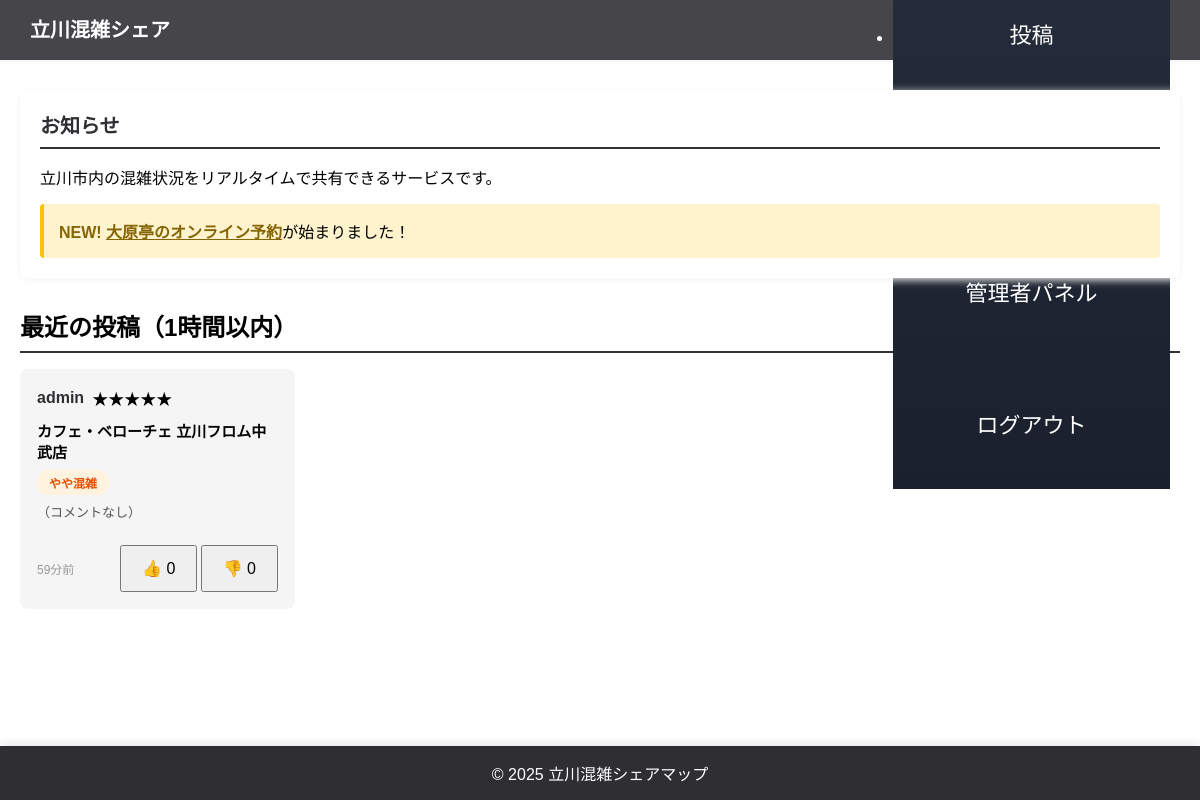
The page /topics (signed in) on the database its author committed.
### apps/main_app/models.py (models this page shows, shortened)
class Post(db.Model):
    __tablename__ = 'posts'
    id = db.Column(db.Integer, primary_key=True)
    user_name = db.Column(db.String(100), nullable=False)
    shop_name = db.Column(db.String(200), nullable=False)
    crowd_level = db.Column(db.String(100), nullable=False)
    comment = db.Column(db.Text)
    timestamp = db.Column(db.String(100), nullable=False)

### apps/topics_page/topics_routes.py (the view)
@topics_bp.route("/topics")
def topics_page():
    from apps.post_page.post_db import get_all_posts, get_post_ratings, get_user_average_rating
    from apps.config import SHOP_LIST, SHOP_DETAILS
    sort_by = request.args.get('sort', 'new')
    all_posts = get_all_posts()
    one_hour_ago = datetime.now() - timedelta(hours=1)
    recent_posts_list = []
    for post in all_posts:
        post_id = post[0]
        user_name = post[1]
        shop_name = post[2]
        crowd_level = post[3]
        comment = post[4]
        timestamp = post[5]
        try:
            dt = datetime.fromisoformat(timestamp)
            if dt < one_hour_ago:
                continue
            helpful, not_helpful = get_post_ratings(post_id)
            diff = datetime.now() - dt
            seconds = diff.total_seconds()
            user_avg = get_user_average_rating(user_name)
            user_rating = None
            if current_user.is_authenticated:
                from apps.post_page.post_db import get_user_rating
                user_rating = get_user_rating(post_id, current_user.username)
            if seconds < 60:
                time_ago = f"{int(seconds)}秒前"
            elif seconds < 3600:
                time_ago = f"{int(seconds // 60)}分前"
            elif seconds < 86400:
                time_ago = f"{int(seconds // 3600)}時間前"
            else:
                time_ago = f"{int(seconds // 86400)}日前"
            recent_posts_list.append({
                "id": post_id,
                "user_name": user_name,
                "shop_name": shop_name,
                "crowd_level": crowd_level,
                "comment": comment,
                "timestamp": dt,
                "time_ago": time_ago,
                "helpful_count": helpful,
                "not_helpful_count": not_helpful,
                "user_avg_rating": user_avg,
                "user_rated": user_rating
            })
        except Exception as e:
            print(f"投稿処理エラー: {e}")
            continue
    if sort_by == 'new':
        recent_posts_list.sort(key=lambda x: x['timestamp'], reverse=True)
    elif sort_by == 'old':
        recent_posts_list.sort(key=lambda x: x['timestamp'])
    elif sort_by == 'rating':
        recent_posts_list.sort(key=lambda x: x['helpful_count'], reverse=True)
    else:
        recent_posts_list.sort(key=lambda x: x['timestamp'], reverse=True)
    print(f"[デバッグ] 取得した投稿数: {len(recent_posts_list)}")
    shops_with_details = []
    for shop in SHOP_LIST:
        shop_name = shop['name']
        shop_info = {
            'name': shop_name,
            'category': SHOP_DETAILS.get(shop_name, {}).get('category', '未分類'),
            'description': SHOP_DETAILS.get(shop_name, {}).get('description', ''),
            'signature': SHOP_DETAILS.get(shop_name, {}).get('signature', ''),
            'url': shop.get('url', '')
        }
        shops_with_details.append(shop_info)
    return render_template("topics.html",
                         recent_posts=recent_posts_list,
                         sort_by=sort_by,
                         shops=shops_with_details)

### apps/main_app/app.py (called while the page is built)
@login_manager.user_loader
def load_user(user_id):
    return User.query.get(int(user_id))

### apps/post_page/post_db.py (called while the page is built)
def get_all_posts():
    conn = sqlite3.connect(DB_PATH)
    c = conn.cursor()
    c.execute('SELECT * FROM posts ORDER BY id DESC')
    posts = c.fetchall()
    conn.close()
    return posts

def get_post_ratings(post_id):
    conn = sqlite3.connect(DB_PATH)
    c = conn.cursor()
    c.execute('SELECT COUNT(*) FROM ratings WHERE post_id = ? AND rating_type = ?',
              (post_id, 'helpful'))
    helpful = c.fetchone()[0]
    c.execute('SELECT COUNT(*) FROM ratings WHERE post_id = ? AND rating_type = ?',
              (post_id, 'not_helpful'))
    not_helpful = c.fetchone()[0]
    conn.close()
    return helpful, not_helpful

def get_user_rating(post_id, user_name):
    conn = sqlite3.connect(DB_PATH)
    c = conn.cursor()
    c.execute('SELECT rating_type FROM ratings WHERE post_id = ? AND user_name = ?', (post_id, user_name))
    result = c.fetchone()
    conn.close()
    if result:
        return 1 if result[0] == 'helpful' else 0
    return None

def get_user_average_rating(username):
    conn = sqlite3.connect(DB_PATH)
    c = conn.cursor()
    c.execute('SELECT id FROM posts WHERE user_name = ?', (username,))
    post_ids = [row[0] for row in c.fetchall()]
    if not post_ids:
        conn.close()
        return None
    placeholders = ','.join('?' * len(post_ids))
    c.execute(f'SELECT rating_type FROM ratings WHERE post_id IN ({placeholders})', post_ids)
    ratings = c.fetchall()
    conn.close()
    if not ratings:
        return None
    helpful_count = sum(1 for r in ratings if r[0] == 'helpful')
    total_count = len(ratings)
    return int((helpful_count / total_count) * 100)

### apps/topics_page/templates/topics.html (shortened to what this page needs)
<!DOCTYPE html>
<html lang="ja">
<head>
  <link rel="stylesheet" href="{{ url_for('static', filename='style.css') }}">
</head>
<body>
  <header>
    <div class="app_name">
      <h1>立川混雑シェア</h1>
    </div>
    <div class="menu-outer01">
      <ul class="sample_menu_list01">
        {% if current_user.is_authenticated %}
          <li><a href="{{ url_for('post.post_page') }}">投稿</a></li>
          <li class="user-info">
            <a href="{{ url_for('main.user_page', username=current_user.username) }}" class="user-link">
            </a>
          </li>
          {% if current_user.is_admin %}
            <li><a href="{{ url_for('main.admin_panel') }}">管理者パネル</a></li>
          {% endif %}
          <li><a href="{{ url_for('main.logout') }}">ログアウト</a></li>
        {% else %}
          <li><a href="{{ url_for('main.login') }}">ログイン</a></li>
          <li><a href="{{ url_for('main.register') }}">新規登録</a></li>
        {% endif %}
      </ul>
    </div>
  </header>
  <div class="container">
    <div class="notice-section">
      <h2>お知らせ</h2>
      <p>立川市内の混雑状況をリアルタイムで共有できるサービスです。</p>
      <div style="margin-top: 15px; padding: 15px; background-color: #fff3cd; border-left: 4px solid #ffc107; border-radius: 4px;">
        <strong style="color: #856404;">NEW!</strong>
        <a href="{{ url_for('main.oharatei') }}#reserve" style="color: #856404; font-weight: 600; text-decoration: underline;">大原亭のオンライン予約</a>が始まりました！
      </div>
    </div>
    <div class="topics-section">
      <h2>最近の投稿（1時間以内）</h2>
      {% if recent_posts %}
        <div class="posts-grid">
          {% for post in recent_posts %}
            <div class="post-card" id="post-{{ post.id }}">
              <div class="post-card-header">
                <a href="{{ url_for('main.user_page', username=post.user_name) }}" class="username-link">
                  <strong>{{ post.user_name }}</strong>
                </a>
                {% if post.user_avg_rating is not none %}
                  <span class="user-rating-small">
                    {% set stars = ((post.user_avg_rating / 100 * 5) | round | int) %}
                    {% for i in range(stars) %}★{% endfor %}{% for i in range(5 - stars) %}☆{% endfor %}
                  </span>
                {% endif %}
              </div>
              <div class="post-card-body">
                <div class="shop-name">{{ post.shop_name }}</div>
                <div class="crowd-status status-{{ post.crowd_level }}">{{ post.crowd_level }}</div>
                <div class="post-comment">{{ post.comment }}</div>
              </div>
              <div class="post-card-footer">
                <span class="post-time">{{ post.time_ago }}</span>
                <div class="post-ratings">
                  {% if current_user.is_authenticated %}
                    <button
                      class="rating-btn helpful-btn {% if post.user_rated == 'helpful' %}active{% endif %}"
                      data-post-id="{{ post.id }}"
                      data-rating="1"
                      {% if post.user_rated is not none %}disabled{% endif %}>
                      👍 <span class="count">{{ post.helpful_count }}</span>
                    </button>
                    <button
                      class="rating-btn not-helpful-btn {% if post.user_rated == 'not_helpful' %}active{% endif %}"
                      data-post-id="{{ post.id }}"
                      data-rating="0"
                      {% if post.user_rated is not none %}disabled{% endif %}>
                      👎 <span class="count">{{ post.not_helpful_count }}</span>
                    </button>
                  {% else %}
                    <span class="post-ratings-mini">
                      👍 {{ post.helpful_count }} 👎 {{ post.not_helpful_count }}
                    </span>
                  {% endif %}
                </div>
              </div>
            </div>
          {% endfor %}
        </div>
      {% else %}
        <p class="no-posts-message">1時間以内の投稿がありません。ログインして最新の混雑情報を投稿してみましょう！</p>
      {% endif %}
    </div>
  </div>
  <footer>
    <p>© 2025 立川混雑シェアマップ</p>
  </footer>
</body>
</html>

### apps/top_page/static/style.css (style rules this page uses)
* { margin: 0; padding: 0; box-sizing: border-box; }
body { font-family: "Noto Sans JP", "Hiragino Sans", "Yu Gothic", sans-serif; background-color: white; color: black; scroll-behavior: smooth; padding-bottom: 60px; }
header { background-color: rgb(69, 69, 74); color: white; padding: 15px 30px; box-shadow: 0 2px 4px whitesmoke; display: flex; justify-content: space-between; align-items: center; height: 60px; box-sizing: border-box; }
.app_name { text-align: left; }
.app_name h1 { font-size: 24px; margin-bottom: 0; line-height: 1; }
.user-info { display: flex; align-items: center; font-size: 13px; height: 100%; }
.sample_menu_list01 a { color: white; text-decoration: none; display: flex; align-items: center; justify-content: center; text-align: center; padding: 15px 20px; width: 100%; box-sizing: border-box; }
.sample_menu_list01 .user-info { background: rgba(255,255,255,0.05); order: -1; border-bottom: 2px solid rgba(255,255,255,0.1); padding: 12px 15px; }
.sample_menu_list01 .user-info a { display: flex !important; align-items: center !important; justify-content: center !important; gap: 8px !important; font-size: 13px !important; padding: 12px 15px !important; }
.container { max-width: 1200px; margin: 0 auto; padding: 30px 20px; }
.notice-section { background: white; padding: 20px; border-radius: 8px; box-shadow: 0 2px 8px whitesmoke; margin-bottom: 30px; }
.notice-section h2 { color: #2f2f33; margin-bottom: 15px; font-size: 20px; }
footer { background-color: #2f2f33; color: white; text-align: center; padding: 15px; position: fixed; bottom: 0; left: 0; width: 100%; z-index: 100; box-shadow: 0 -2px 10px rgba(0, 0, 0, 0.1); }
.user-link { color: white; text-decoration: none; display: inline-flex; align-items: center; gap: 5px; transition: opacity 0.3s; height: 32px; }
.username-link { color: #2f2f33; text-decoration: none; font-weight: 600; }
.posts-grid { display: grid; grid-template-columns: repeat(4, 1fr); gap: 20px; }
.post-card { background: whitesmoke; border-radius: 8px; padding: 15px; border: 2px solid whitesmoke; transition: transform 0.2s, box-shadow 0.2s; }
.post-card-header { display: flex; align-items: center; gap: 8px; margin-bottom: 10px; }
.post-card-body { margin: 10px 0; }
.shop-name { font-weight: 600; font-size: 15px; margin-bottom: 8px; color: black; }
.crowd-status { display: inline-block; padding: 4px 12px; border-radius: 12px; font-size: 12px; font-weight: 600; margin-bottom: 8px; }
.status-やや混雑 { background: papayawhip; color: orange; }
.post-comment { font-size: 13px; color: gray; line-height: 1.5; }
.post-card-footer { display: flex; justify-content: space-between; align-items: center; margin-top: 10px; padding-top: 10px; border-top: 1px solid whitesmoke; font-size: 12px; color: gray; }
.container h2 { border-bottom: 2px solid #333; padding-bottom: 0.5rem; margin-bottom: 1rem; }
.post-time { color: #666; font-size: 14px; }
body { animation: fadeInPage 2.0s ease-out; }
.post-item, .post-card, .notice-section, .map-section, .user-profile { animation: fadeUp 0.5s ease-out both; }
* { -webkit-tap-highlight-color: rgba(102, 126, 234, 0.2); }
body { overscroll-behavior-y: contain; }
.menu-outer01 { background: linear-gradient(180deg, #2d3748 0%, #1a202c 100%) !important; }
@media (min-width: 1024px) and (max-width: 1366px) { .sample_menu_list01 a { font-size: 22px !important; padding: 50px !important; } }
@media (min-width: 1024px) and (max-width: 1366px) { .sample_menu_list01 .user-info a { font-size: 22px !important; padding: 50px !important; justify-content: center !important; } }
.app_name h1 { font-size: 20px; }
button, .btn { font-size: 16px; padding: 12px 20px; }
.post-time { font-size: 12px; color: #999; }
.post-comment { font-size: 14px; color: #333; line-height: 1.6; }
.status-やや混雑 { background: #fff3e0; color: #e65100; }
.post-comment { font-size: 13px; margin-bottom: 10px; color: #555; }

### rows shown on the page
Post: user_name "admin", shop_name "カフェ・ベローチェ 立川フロム中武店", crowd_level "やや混雑", comment "（コメントなし）", time_ago "59分前", helpful_count "0", not_helpful_count "0"
